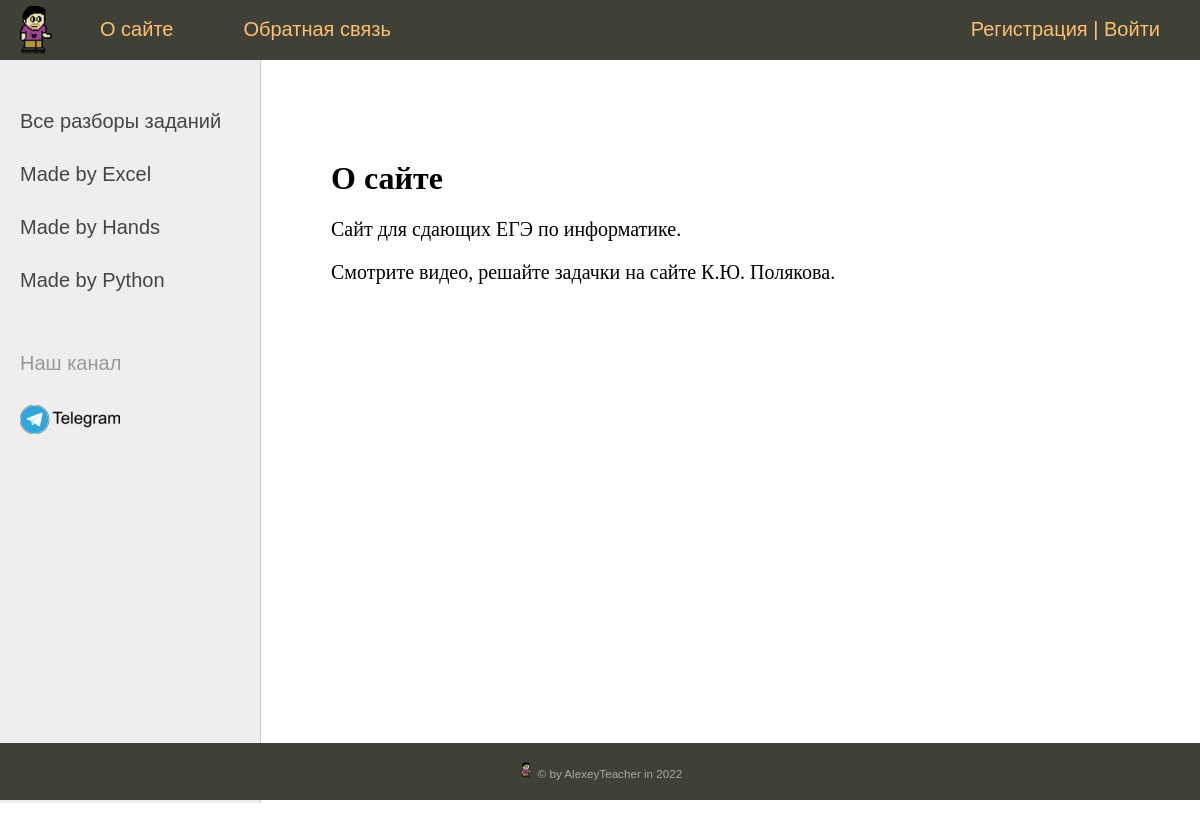
The page /about/ on the database its author committed.
### ege_task/models.py (models this page shows, shortened)
class Category(models.Model):
    name = models.CharField(max_length=100, db_index=True, verbose_name='Способ решения')
    def get_absolute_url(self):
        return reverse('category', kwargs={'cat_id': self.pk})
    class Meta:
        verbose_name = 'Способ решения'
        verbose_name_plural = "Способы решений"

### ege_task/views.py (the view)
# urls.py: path('about/', about, name='about'),
def about(request):
    user_menu = menu.copy()
    if not request.user.is_authenticated:
        user_menu.pop(1)
    return render(request, "ege_task/about.html", {'title': "О сайте", 'menu': user_menu})

### ege_task/templatetags/ege_task_tags.py (called while the page is built)
@register.inclusion_tag('ege_task/list_categories.html')
def show_categories(sort=None, cat_selected=0):
    if not sort:
        cats = Category.objects.all()
    else:
        cats = Category.objects.order_by(sort)
    return {'cats': cats, 'cat_selected': cat_selected}

### ege_task/templates/ege_task/about.html
{% extends "ege_task/base.html" %}
{% block content %}
<h1>{{ title }}</h1>
<p>Сайт для сдающих ЕГЭ по информатике.</p>
<p>Смотрите видео, решайте задачки на сайте К.Ю. Полякова.</p>
{% endblock %}

### ege_task/templates/ege_task/list_categories.html
{% for cat in cats %}
    {% if cat.pk == cat_selected %}
        <li class="selected">Made by {{cat.name}}</li>
    {% else %}
        <li><a href="{{ cat.get_absolute_url }}">Made by {{cat.name}}</a></li>
    {% endif %}
{% endfor %}

### ege_task/static/ege_task/css/styles.css (style rules this page uses)
html, body { font-family: 'Arial'; margin: 0; padding: 0; height: 100%; width: 100%; color: #444; }
a { color: #0059b2; text-decoration: none; }
.left-chapters ul li { margin: 30px 0 0 0; color: #999; }
.left-chapters ul li a { color: #444; text-decoration: none; }
.content-text h1 { font-size: 32px; }

### rows shown on the page
Category: name "Excel"
Category: name "Hands"
Category: name "Python"

### other values the page prints
{{ m.title }} "О сайте" "Обратная связь"
{{ title }} "О сайте"
